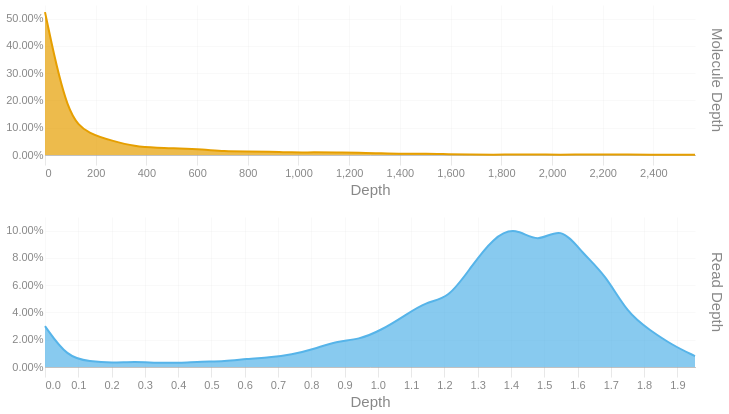

Source (notebook cell):
### Code cell
readdep = depth_hist(tb['Read Depth'], q99, 3)
readdep = readdep.with_columns(pl.lit('Read Depth').alias('Metric'))
if not SKIPLR:
    moldep = depth_hist(tb['Molecule Depth'], mol_q99, 1)
    moldep = moldep.with_columns(pl.lit('Molecule Depth').alias('Metric'))
    _hist = pl.concat([readdep, moldep])
    _hist = _hist.filter(pl.col('Proportion') != 0)
    with SafeRender(_hist):
        (
            alt.Chart(_hist)        
            .mark_area(interpolate = "basis")
            .encode(
                x=alt.X('Bin:Q').scale(domainMin=0).axis(alt.Axis(title='Depth')),
                y = alt.Y('Proportion:Q', title = None).axis(format = '.2%'),
                color = alt.Color('Metric:N').legend(None),
                row = alt.Row("Metric:N").header(title = None, labelOrient = 'right'),
                tooltip = [
                    alt.Tooltip("Metric:N", title = "Metric"),
                    alt.Tooltip('Interval:N', title = "Depth Interval"),
                    alt.Tooltip('Proportion:Q', title = "% Alignments").format('.2%')
                ]
            )
            .resolve_scale(x='independent', y='independent')
            .properties(
                height = 150, width = 650,
                usermeta={'embedOptions': {'downloadFileName': f'{samplename}.depth.hist'}}
            )
        ).display()
else:
    readdep = readdep.filter(pl.col('Proportion') != 0)
    with SafeRender(readdep):
        (
            alt.Chart(readdep)        
            .mark_area(interpolate = "basis")
            .encode(
                x=alt.X('Bin:Q').scale(domainMin=0).axis(alt.Axis(title='Depth')),
                y = alt.Y('Proportion:Q', title = None).axis(format = '.2%'),
                tooltip = [
                    alt.Tooltip('Interval:N', title = "Depth Interval"),
                    alt.Tooltip('Proportion:Q', title = "% Alignments").format('.2%')
                ]
            )
            .properties(
                usermeta={'embedOptions': {'downloadFileName': f'{samplename}.depth.hist'}}
            )
        ).display()

### Figure 1 — Vega-Lite specification as saved in the notebook (floating-point values rounded to 4 significant figures)
{"width": 650, "height": 150, "config": {"title": {"anchor": "start", "dy": -15, "fontSize": 18, "color": "#888888", "subtitleColor": "#888888", "subtitleFontSize": 14}, "arc": {"fill": "#0072B2"}, "axis": {"domainColor": "#888888", "domainWidth": 0.5, "gridWidth": 0.2, "grid": false, "titleFontWeight": 400, "titleFontSize": 15, "labelFontSize": 11, "labelColor": "#888888", "tickColor": "#888888", "tickWidth": 0.2, "titleColor": "#888888"}, "axisBand": {"grid": false}, "axisX": {"grid": true, "tickSize": 10, "domainCap": "round"}, "axisY": {"domain": false, "grid": true, "tickSize": 0, "domainCap": "round"}, "background": "transparent", "header": {"labelFontSize": 15, "labelColor": "#888888", "titleFontSize": 15, "titleFontWeight": 600, "titleColor": "#888888"}, "legend": {"labelFont": "sans-serif", "labelFontSize": 12, "labelColor": "#888888", "symbolSize": 100, "symbolType": "circle", "titleFontSize": 12, "titlePadding": 10, "titleColor": "#888888", "title": null}, "range": {"category": ["#E69F00", "#56B4E9", "#009E73", "#F0E442", "#0072B2", "#D55E00", "#CC79A7", "#000000"], "diverging": ["#cfe8f3", "#a2d4ec", "#73bfe2", "#46abdb", "#1696d2", "#12719e"]}, "area": {"fill": "#0072B2", "fillOpacity": 0.7, "line": true, "strokeOpacity": 0.7}, "line": {"color": "#0072B2", "stroke": "#0072B2", "strokeWidth": 2}, "trail": {"color": "#0072B2", "stroke": "#0072B2", "strokeWidth": 0, "size": 1}, "point": {"filled": true, "fillOpacity": 1.0, "size": 95}, "text": {"color": "#888888", "fontSize": 11, "align": "right", "fontWeight": 400, "size": 11}, "bar": {"fill": "#0072B2", "stroke": null}, "view": {"stroke": null, "continuousWidth": 660, "continuousHeight": 400}}, "data": {"name": "data-b338b332f6dafd024c0b1e6d9f14901b"}, "mark": {"type": "area", "interpolate": "basis"}, "encoding": {"color": {"field": "Metric", "legend": null, "type": "nominal"}, "row": {"field": "Metric", "header": {"title": null, "labelOrient": "right"}, "type": "nominal"}, "tooltip": [{"field": "Metric", "title": "Metric", "type": "nominal"}, {"field": "Interval", "title": "Depth Interval", "type": "nominal"}, {"field": "Proportion", "format": ".2%", "title": "% Alignments", "type": "quantitative"}], "x": {"axis": {"title": "Depth"}, "field": "Bin", "scale": {"domainMin": 0}, "type": "quantitative"}, "y": {"axis": {"format": ".2%"}, "field": "Proportion", "title": null, "type": "quantitative"}}, "resolve": {"scale": {"x": "independent", "y": "independent"}}, "usermeta": {"embedOptions": {"downloadFileName": "S1_Tusket_018.depth.hist"}}, "$schema": "https://vega.github.io/schema/vega-lite/v6.1.0.json", "datasets": {"data-b338b332f6dafd024c0b1e6d9f14901b": [{"Bin": 0.0, "Interval": "0.0-0.067", "Proportion": 0.03, "Metric": "Read Depth"}, {"Bin": 0.067, "Interval": "0.067-0.135", "Proportion": 0.007, "Metric": "Read Depth"}, {"Bin": 0.135, "Interval": "0.135-0.202", "Proportion": 0.004, "Metric": "Read Depth"}, {"Bin": 0.202, "Interval": "0.202-0.269", "Proportion": 0.003, "Metric": "Read Depth"}, {"Bin": 0.269, "Interval": "0.269-0.337", "Proportion": 0.004, "Metric": "Read Depth"}, {"Bin": 0.337, "Interval": "0.337-0.404", "Proportion": 0.003, "Metric": "Read Depth"}, {"Bin": 0.404, "Interval": "0.404-0.471", "Proportion": 0.003, "Metric": "Read Depth"}, {"Bin": 0.471, "Interval": "0.471-0.539", "Proportion": 0.004, "Metric": "Read Depth"}, {"Bin": 0.539, "Interval": "0.539-0.606", "Proportion": 0.004, "Metric": "Read Depth"}, {"Bin": 0.606, "Interval": "0.606-0.673", "Proportion": 0.006, "Metric": "Read Depth"}, {"Bin": 0.673, "Interval": "0.673-0.741", "Proportion": 0.007, "Metric": "Read Depth"}, {"Bin": 0.741, "Interval": "0.741-0.808", "Proportion": 0.009, "Metric": "Read Depth"}, {"Bin": 0.808, "Interval": "0.808-0.875", "Proportion": 0.013, "Metric": "Read Depth"}, {"Bin": 0.875, "Interval": "0.875-0.943", "Proportion": 0.019, "Metric": "Read Depth"}, {"Bin": 0.943, "Interval": "0.943-1.01", "Proportion": 0.02, "Metric": "Read Depth"}, {"Bin": 1.01, "Interval": "1.01-1.077", "Proportion": 0.027, "Metric": "Read Depth"}, {"Bin": 1.077, "Interval": "1.077-1.145", "Proportion": 0.037, "Metric": "Read Depth"}, {"Bin": 1.145, "Interval": "1.145-1.212", "Proportion": 0.048, "Metric": "Read Depth"}, {"Bin": 1.212, "Interval": "1.212-1.279", "Proportion": 0.05, "Metric": "Read Depth"}, {"Bin": 1.279, "Interval": "1.279-1.347", "Proportion": 0.073, "Metric": "Read Depth"}, {"Bin": 1.347, "Interval": "1.347-1.414", "Proportion": 0.095, "Metric": "Read Depth"}, {"Bin": 1.414, "Interval": "1.414-1.481", "Proportion": 0.103, "Metric": "Read Depth"}, {"Bin": 1.481, "Interval": "1.481-1.549", "Proportion": 0.09, "Metric": "Read Depth"}, {"Bin": 1.549, "Interval": "1.549-1.616", "Proportion": 0.104, "Metric": "Read Depth"}, {"Bin": 1.616, "Interval": "1.616-1.683", "Proportion": 0.083, "Metric": "Read Depth"}, {"Bin": 1.683, "Interval": "1.683-1.751", "Proportion": 0.068, "Metric": "Read Depth"}, {"Bin": 1.751, "Interval": "1.751-1.818", "Proportion": 0.039, "Metric": "Read Depth"}, {"Bin": 1.818, "Interval": "1.818-1.885", "Proportion": 0.027, "Metric": "Read Depth"}, {"Bin": 1.885, "Interval": "1.885-1.953", "Proportion": 0.016, "Metric": "Read Depth"}, {"Bin": 1.953, "Interval": "1.953-2.02", "Proportion": 0.008, "Metric": "Read Depth"}, {"Bin": 0.0, "Interval": "0.0-88.4", "Proportion": 0.524, "Metric": "Molecule Depth"}, {"Bin": 88.4, "Interval": "88.4-176.8", "Proportion": 0.134, "Metric": "Molecule Depth"}, {"Bin": 176.8, "Interval": "176.8-265.3", "Proportion": 0.077, "Metric": "Molecule Depth"}, {"Bin": 265.3, "Interval": "265.3-353.7", "Proportion": 0.052, "Metric": "Molecule Depth"}, {"Bin": 353.7, "Interval": "353.7-442.1", "Proportion": 0.031, "Metric": "Molecule Depth"}, {"Bin": 442.1, "Interval": "442.1-530.5", "Proportion": 0.026, "Metric": "Molecule Depth"}, {"Bin": 530.5, "Interval": "530.5-619.0", "Proportion": 0.024, "Metric": "Molecule Depth"}, {"Bin": 619.0, "Interval": "619.0-707.4", "Proportion": 0.021, "Metric": "Molecule Depth"}, {"Bin": 707.4, "Interval": "707.4-795.8", "Proportion": 0.013, "Metric": "Molecule Depth"}, {"Bin": 795.8, "Interval": "795.8-884.2", "Proportion": 0.013, "Metric": "Molecule Depth"}, {"Bin": 884.2, "Interval": "884.2-972.6", "Proportion": 0.013, "Metric": "Molecule Depth"}, {"Bin": 972.6, "Interval": "972.6-1061.1", "Proportion": 0.009, "Metric": "Molecule Depth"}, {"Bin": 1061.0, "Interval": "1061.1-1149.5", "Proportion": 0.01, "Metric": "Molecule Depth"}, {"Bin": 1150.0, "Interval": "1149.5-1237.9", "Proportion": 0.009, "Metric": "Molecule Depth"}, {"Bin": 1238.0, "Interval": "1237.9-1326.3", "Proportion": 0.009, "Metric": "Molecule Depth"}, {"Bin": 1326.0, "Interval": "1326.3-1414.8", "Proportion": 0.006, "Metric": "Molecule Depth"}, {"Bin": 1415.0, "Interval": "1414.8-1503.2", "Proportion": 0.004, "Metric": "Molecule Depth"}, {"Bin": 1503.0, "Interval": "1503.2-1591.6", "Proportion": 0.005, "Metric": "Molecule Depth"}, {"Bin": 1592.0, "Interval": "1591.6-1680.0", "Proportion": 0.003, "Metric": "Molecule Depth"}, {"Bin": 1680.0, "Interval": "1680.0-1768.4", "Proportion": 0.002, "Metric": "Molecule Depth"}, {"Bin": 1768.0, "Interval": "1768.4-1856.9", "Proportion": 0.001, "Metric": "Molecule Depth"}, {"Bin": 1857.0, "Interval": "1856.9-1945.3", "Proportion": 0.002, "Metric": "Molecule Depth"}, {"Bin": 1945.0, "Interval": "1945.3-2033.7", "Proportion": 0.002, "Metric": "Molecule Depth"}, {"Bin": 2034.0, "Interval": "2033.7-2122.1", "Proportion": 0.001, "Metric": "Molecule Depth"}, {"Bin": 2122.0, "Interval": "2122.1-2210.5", "Proportion": 0.002, "Metric": "Molecule Depth"}, {"Bin": 2210.0, "Interval": "2210.5-2299.0", "Proportion": 0.002, "Metric": "Molecule Depth"}, {"Bin": 2299.0, "Interval": "2299.0-2387.4", "Proportion": 0.002, "Metric": "Molecule Depth"}, {"Bin": 2387.0, "Interval": "2387.4-2475.8", "Proportion": 0.001, "Metric": "Molecule Depth"}, {"Bin": 2476.0, "Interval": "2475.8-2564.2", "Proportion": 0.001, "Metric": "Molecule Depth"}, {"Bin": 2564.0, "Interval": "2564.2-2652.66", "Proportion": 0.001, "Metric": "Molecule Depth"}]}}
